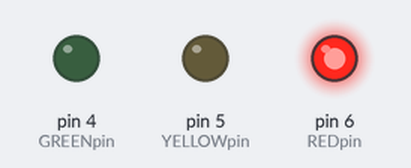
This sketch was run on a simulated Arduino Uno, built with avr-gcc and run on an emulated ATmega328P. Parts: output pins drawn as LEDs (lit = HIGH).

Above: at 0.5 s.
At 3.5 s:
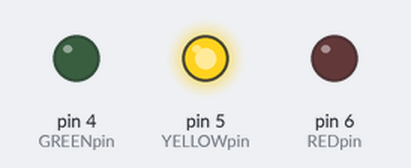
At 8.5 s:
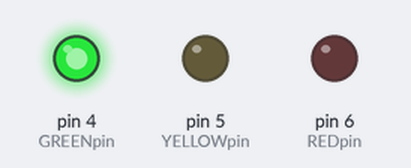
Timing chart, 0 to 14.3 s (numbered marks = the images above):
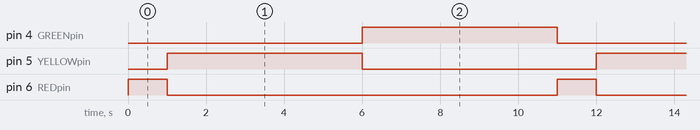

The sketch:

sketch_jul03a.ino
```cpp
int REDpin = 6;
int YELLOWpin = 5;
int GREENpin = 4;

void setup()
{
 pinMode(REDpin, OUTPUT);
 pinMode(YELLOWpin, OUTPUT);
 pinMode(GREENpin, OUTPUT);
}

void loop()
{
 digitalWrite(REDpin, HIGH);
 delay(1000);
 digitalWrite(REDpin, LOW);
 digitalWrite(YELLOWpin, HIGH);
 delay(5000);
 digitalWrite(YELLOWpin, LOW);
 digitalWrite(GREENpin, HIGH);
 delay(5000);
 digitalWrite(GREENpin, LOW);
}
```

Measured:
- by itself, pin 4 (GREENpin), pin 5 (YELLOWpin): alternates HIGH for 5.0 s and LOW for 6.0 s
- by itself, pin 6 (REDpin): alternates HIGH for 1.0 s and LOW for 10.0 s
- by itself, everything shown: repeats every 11.0 s, in 4 steps
